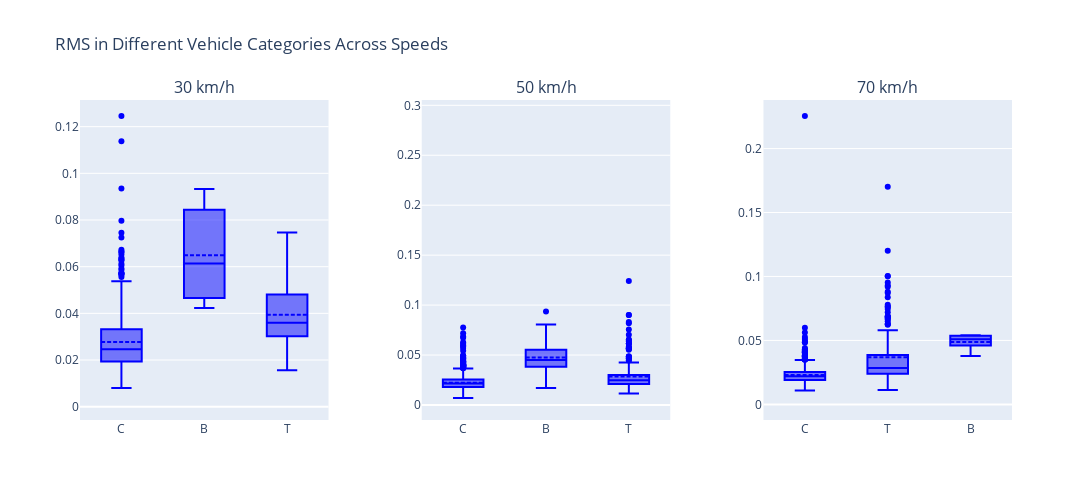

This figure's notebook cell:
### Code cell
import pandas as pd
import plotly.graph_objects as go
from plotly.subplots import make_subplots

# Load the dataset
df = pd.read_excel(r"df_dataset_with_rms.xlsx")

# Create a subplot with 1 row and 3 columns
fig = make_subplots(
    rows=1, cols=3, 
    subplot_titles=("30 km/h", "50 km/h", "70 km/h"), 
    horizontal_spacing=0.1
)

# Speeds to iterate
speeds = [30, 50, 70]

# Loop through speeds and add box plots to subplots
for i, speed in enumerate(speeds):
    # Filter the data for the current speed
    df_filtered = df[(df['speed_kmh'] == str(speed)) & (df['microphone'] == "SE") & (df['vehicle'] != "M")]
    
    # Create a box plot for the current speed
    fig.add_trace(
        go.Box(
            x=df_filtered['vehicle'],
            y=df_filtered['rms'],
            name=f"{speed} km/h",  # Legend label
            marker=dict(color='blue'),  # Optional: Color
            boxmean=True  # Show mean in the box plot
        ),
        row=1, col=i + 1  # Place in the corresponding subplot
    )

# Update layout for spacing and size
fig.update_layout(
    title_text="RMS in Different Vehicle Categories Across Speeds",
    height=500,
    width=1200,  # Adjust width for side-by-side view
    showlegend=False  # Hide redundant legend
)

# Show the figure
fig.show()

### Figure 1 — Plotly figure (JSON) as saved in the notebook; plotly's stock layout.template omitted (floating-point values rounded to 4 significant figures; data arrays with more than 128 entries replaced by an {"elided": "..."} marker saying what was removed)
{"data": [{"boxmean": true, "marker": {"color": "blue"}, "name": "30 km/h", "type": "box", "x": {"elided": "1202 str values"}, "xaxis": "x", "y": {"elided": "1202 float values"}, "yaxis": "y"}, {"boxmean": true, "marker": {"color": "blue"}, "name": "50 km/h", "type": "box", "x": {"elided": "4571 str values"}, "xaxis": "x2", "y": {"elided": "4571 float values"}, "yaxis": "y2"}, {"boxmean": true, "marker": {"color": "blue"}, "name": "70 km/h", "type": "box", "x": {"elided": "2764 str values"}, "xaxis": "x3", "y": {"elided": "2764 float values"}, "yaxis": "y3"}], "layout": {"annotations": [{"font": {"size": 16}, "showarrow": false, "text": "30 km/h", "x": 0.1333, "xanchor": "center", "xref": "paper", "y": 1, "yanchor": "bottom", "yref": "paper"}, {"font": {"size": 16}, "showarrow": false, "text": "50 km/h", "x": 0.5, "xanchor": "center", "xref": "paper", "y": 1, "yanchor": "bottom", "yref": "paper"}, {"font": {"size": 16}, "showarrow": false, "text": "70 km/h", "x": 0.8667, "xanchor": "center", "xref": "paper", "y": 1, "yanchor": "bottom", "yref": "paper"}], "height": 500, "showlegend": false, "title": {"text": "RMS in Different Vehicle Categories Across Speeds"}, "width": 1200, "xaxis": {"anchor": "y", "domain": [0, 0.2667]}, "xaxis2": {"anchor": "y2", "domain": [0.3667, 0.6333]}, "xaxis3": {"anchor": "y3", "domain": [0.7333, 1]}, "yaxis": {"anchor": "x", "domain": [0, 1]}, "yaxis2": {"anchor": "x2", "domain": [0, 1]}, "yaxis3": {"anchor": "x3", "domain": [0, 1]}}}
